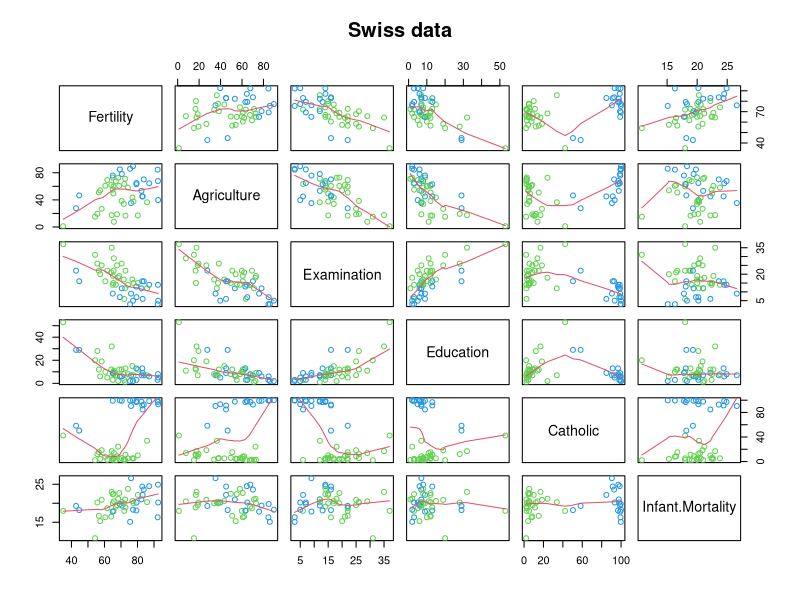
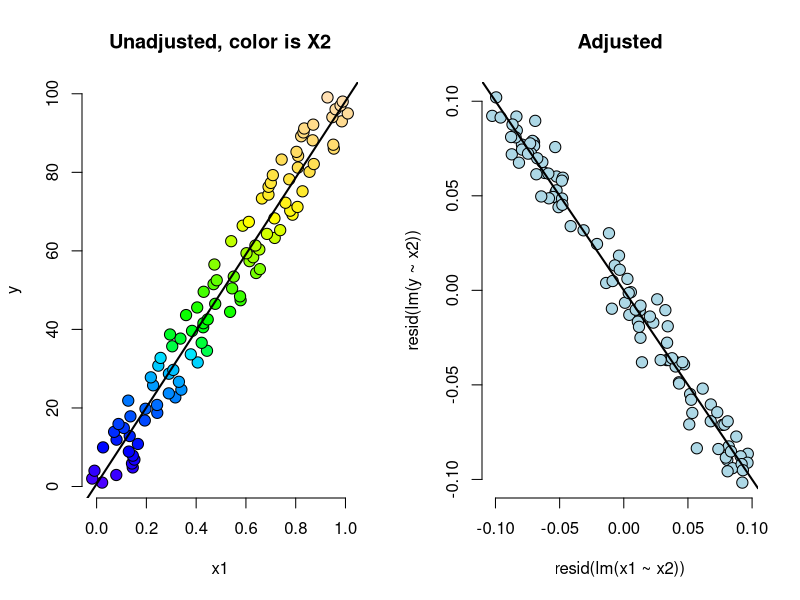

Recreate these plots in R, in order.
# Multivariate Examples





## Regressing Fertility as the outcome. Example of Multicollinearity
## screwing up the works.


library(datasets); data(swiss); require(stats); require(graphics)
### Don't understand where the blue/green distinction comes from unless
### its counties w/>50% Catholics are one of the colors. From I can find
### though 3 isn't an index for green or blue.
pairs(swiss, panel = panel.smooth, main = "Swiss data", col = 3 + (swiss$Catholic > 50))
### Gives info about the data set
?swiss
### All variables in terms of percentages of population except fertility
### which is in terms of an archaic index (Ig) of total number of children of
### married women/ maximum number of children possible for the number of
### married women... I think.


### regression w/response = Fertility and the rest of the variables as
### predictors.
### Agriculture has coeff = -0.1721 which says, "we estimate an expected
### 0.17 decrease in standardized fertility for 1% increase in percentage
### males involved in agriculture in holding the other variables constant.
### H0(agriculture)=0 and Ha != 0. t test pvalue significant so H0 rejected. 
summary(lm(Fertility ~ . , data = swiss))$coefficients
### Coefficient for Agriculture changes signs and value, coeff=0.1942
### and pvalue still significant. So what's goin on?
summary(lm(Fertility ~ Agriculture, data = swiss))$coefficients


## Simulation for demonstration of this phenomenon


n <- 100; x2 <- 1 : n; x1 <- .01 * x2 + runif(n, -.1, .1); y = -x1 + x2 + rnorm(n, sd = .01)
### Going from positive to negative. This is backwards re: the above fertility
### data. Here he adds a variable where before we subtracted, but... same
### difference really.
summary(lm(y ~ x1))$coef
summary(lm(y ~ x1 + x2))$coef

## This shit is kind of complicated. Had to go thru the 3 multiple regression vids
## discussing the coefficient relationships to the other variables. Also part3 using
## code showing how residuals are in the mix helps make sense of the following plots.

## What's happened is Education and Examination are negatively correlated with
## Agriculture. I believe since the magnitudes of their coefficients dominate that
## of Agriculture, their influence dominates Ag's positive coefficient (seen when other
## variables are removed). Example illustrates what's termed Multicollinearity which
## is discussed in the bookmarked Regression tutorial.

par(mfrow = c(1, 2))
plot(x1, y, pch=21,col="black",bg=topo.colors(n)[x2], frame = FALSE, cex = 1.5)
title('Unadjusted, color is X2')
abline(lm(y ~ x1), lwd = 2)

### plotting the residuals reveals the Multicollinearity aka the negative correlation
### between x2 and x1. 
plot(resid(lm(x1 ~ x2)), resid(lm(y ~ x2)), pch = 21, col = "black", bg = "lightblue", frame = FALSE, cex = 1.5)
title('Adjusted')
abline(0, coef(lm(y ~ x1 + x2))[2], lwd = 2)

## Showing linear combos of variables produce a NA.
z <- swiss$Agriculture + swiss$Education
lm(Fertility ~ . + z, data = swiss)

